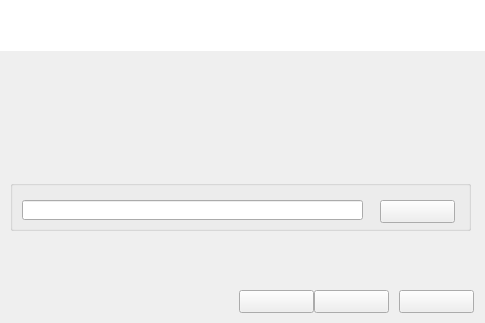
<?xml version="1.0" encoding="UTF-8"?>
<ui version="4.0">
 <class>TargetDirectory</class>
 <widget class="QWidget" name="TargetDirectory">
  <property name="geometry">
   <rect>
    <x>0</x>
    <y>0</y>
    <width>485</width>
    <height>323</height>
   </rect>
  </property>
  <property name="minimumSize">
   <size>
    <width>485</width>
    <height>323</height>
   </size>
  </property>
  <property name="maximumSize">
   <size>
    <width>485</width>
    <height>323</height>
   </size>
  </property>
  <property name="windowTitle">
   <string>Form</string>
  </property>
  <widget class="QLabel" name="label">
   <property name="geometry">
    <rect>
     <x>-2</x>
     <y>0</y>
     <width>491</width>
     <height>51</height>
    </rect>
   </property>
   <property name="styleSheet">
    <string notr="true">background-color: rgb(255, 255, 255);</string>
   </property>
   <property name="text">
    <string/>
   </property>
  </widget>
  <widget class="QLabel" name="labelSelectInstall">
   <property name="geometry">
    <rect>
     <x>16</x>
     <y>7</y>
     <width>131</width>
     <height>16</height>
    </rect>
   </property>
   <property name="styleSheet">
    <string notr="true"/>
   </property>
   <property name="text">
    <string/>
   </property>
  </widget>
  <widget class="QLabel" name="labelSelectDir">
   <property name="geometry">
    <rect>
     <x>24</x>
     <y>26</y>
     <width>331</width>
     <height>16</height>
    </rect>
   </property>
   <property name="styleSheet">
    <string notr="true"/>
   </property>
   <property name="text">
    <string/>
   </property>
  </widget>
  <widget class="QLabel" name="labelIco">
   <property name="geometry">
    <rect>
     <x>440</x>
     <y>10</y>
     <width>32</width>
     <height>32</height>
    </rect>
   </property>
   <property name="minimumSize">
    <size>
     <width>32</width>
     <height>32</height>
    </size>
   </property>
   <property name="maximumSize">
    <size>
     <width>32</width>
     <height>32</height>
    </size>
   </property>
   <property name="text">
    <string/>
   </property>
  </widget>
  <widget class="QLabel" name="labelTxt1">
   <property name="geometry">
    <rect>
     <x>20</x>
     <y>70</y>
     <width>451</width>
     <height>16</height>
    </rect>
   </property>
   <property name="text">
    <string/>
   </property>
  </widget>
  <widget class="QLabel" name="labelTxt2">
   <property name="geometry">
    <rect>
     <x>20</x>
     <y>90</y>
     <width>451</width>
     <height>41</height>
    </rect>
   </property>
   <property name="text">
    <string/>
   </property>
  </widget>
  <widget class="QGroupBox" name="groupBoxDestinationFolder">
   <property name="geometry">
    <rect>
     <x>10</x>
     <y>180</y>
     <width>461</width>
     <height>51</height>
    </rect>
   </property>
   <property name="title">
    <string/>
   </property>
   <widget class="QLineEdit" name="lineEditDir">
    <property name="geometry">
     <rect>
      <x>12</x>
      <y>20</y>
      <width>341</width>
      <height>20</height>
     </rect>
    </property>
   </widget>
   <widget class="QPushButton" name="pushButtonBrowse">
    <property name="geometry">
     <rect>
      <x>370</x>
      <y>20</y>
      <width>75</width>
      <height>23</height>
     </rect>
    </property>
    <property name="text">
     <string/>
    </property>
   </widget>
  </widget>
  <widget class="QLabel" name="labelWantSpace">
   <property name="geometry">
    <rect>
     <x>13</x>
     <y>240</y>
     <width>271</width>
     <height>16</height>
    </rect>
   </property>
   <property name="text">
    <string/>
   </property>
  </widget>
  <widget class="QLabel" name="labelSurplusSpace">
   <property name="geometry">
    <rect>
     <x>13</x>
     <y>260</y>
     <width>231</width>
     <height>16</height>
    </rect>
   </property>
   <property name="text">
    <string/>
   </property>
  </widget>
  <widget class="QPushButton" name="pushButtonLastStep">
   <property name="geometry">
    <rect>
     <x>239</x>
     <y>290</y>
     <width>75</width>
     <height>23</height>
    </rect>
   </property>
   <property name="text">
    <string/>
   </property>
  </widget>
  <widget class="QPushButton" name="pushButtonInstall">
   <property name="geometry">
    <rect>
     <x>314</x>
     <y>290</y>
     <width>75</width>
     <height>23</height>
    </rect>
   </property>
   <property name="text">
    <string/>
   </property>
  </widget>
  <widget class="QPushButton" name="pushButtonCancel">
   <property name="geometry">
    <rect>
     <x>399</x>
     <y>290</y>
     <width>75</width>
     <height>23</height>
    </rect>
   </property>
   <property name="text">
    <string/>
   </property>
  </widget>
 </widget>
 <resources/>
 <connections/>
</ui>
